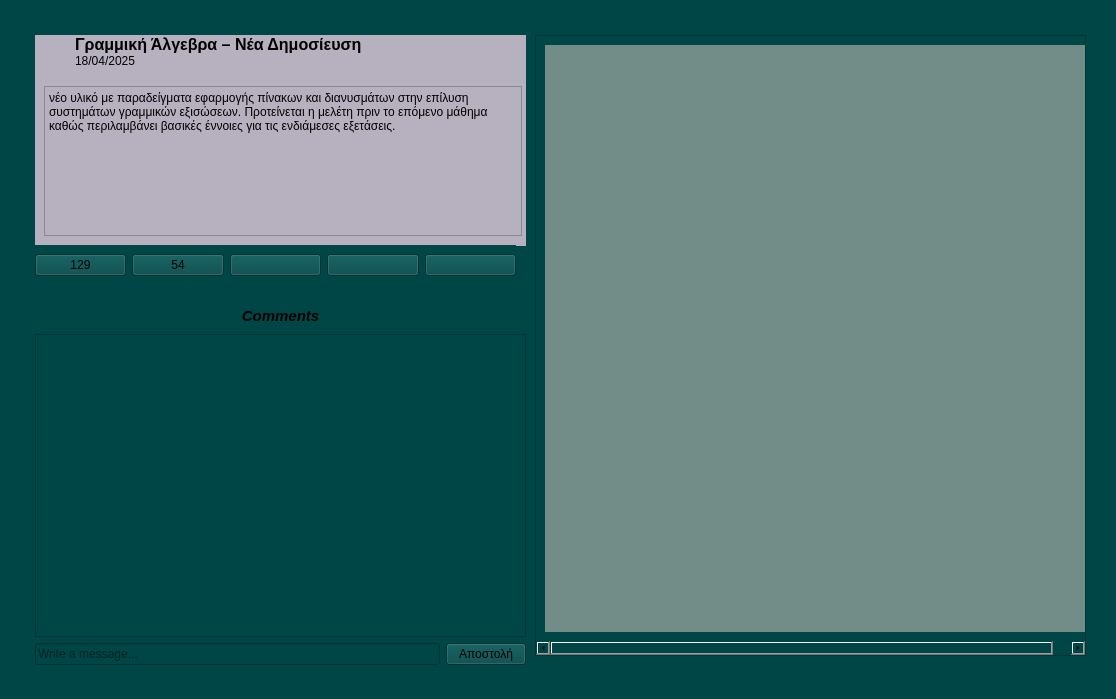
<?xml version="1.0" encoding="UTF-8"?>
<ui version="4.0">
 <class>MainWindow</class>
 <widget class="QMainWindow" name="MainWindow">
  <property name="geometry">
   <rect>
    <x>0</x>
    <y>0</y>
    <width>1116</width>
    <height>699</height>
   </rect>
  </property>
  <property name="windowTitle">
   <string>MainWindow</string>
  </property>
  <property name="styleSheet">
   <string notr="true">background-color: rgb(0, 70, 70);</string>
  </property>
  <widget class="QWidget" name="centralwidget">
   <layout class="QHBoxLayout" name="horizontalLayout">
    <property name="leftMargin">
     <number>25</number>
    </property>
    <property name="topMargin">
     <number>25</number>
    </property>
    <property name="rightMargin">
     <number>25</number>
    </property>
    <property name="bottomMargin">
     <number>25</number>
    </property>
    <item>
     <widget class="QWidget" name="widget" native="true">
      <widget class="QWidget" name="widget_4" native="true">
       <property name="geometry">
        <rect>
         <x>10</x>
         <y>10</y>
         <width>491</width>
         <height>211</height>
        </rect>
       </property>
       <property name="styleSheet">
        <string notr="true">background-color: rgb(183, 177, 191);</string>
       </property>
       <layout class="QVBoxLayout" name="verticalLayout_3">
        <property name="topMargin">
         <number>0</number>
        </property>
        <property name="bottomMargin">
         <number>5</number>
        </property>
        <item>
         <widget class="QWidget" name="widget_6" native="true">
          <layout class="QFormLayout" name="formLayout">
           <property name="topMargin">
            <number>0</number>
           </property>
           <item row="0" column="1">
            <widget class="QWidget" name="widget_43" native="true">
             <layout class="QVBoxLayout" name="verticalLayout_6">
              <property name="spacing">
               <number>0</number>
              </property>
              <property name="leftMargin">
               <number>0</number>
              </property>
              <property name="topMargin">
               <number>0</number>
              </property>
              <property name="rightMargin">
               <number>0</number>
              </property>
              <property name="bottomMargin">
               <number>0</number>
              </property>
              <item>
               <widget class="QLabel" name="post_title">
                <property name="maximumSize">
                 <size>
                  <width>16777215</width>
                  <height>51</height>
                 </size>
                </property>
                <property name="font">
                 <font>
                  <pointsize>12</pointsize>
                  <italic>false</italic>
                  <bold>true</bold>
                  <underline>false</underline>
                  <strikeout>false</strikeout>
                  <kerning>true</kerning>
                 </font>
                </property>
                <property name="text">
                 <string>Γραμμική Άλγεβρα – Νέα Δημοσίευση</string>
                </property>
                <property name="textFormat">
                 <enum>Qt::AutoText</enum>
                </property>
                <property name="scaledContents">
                 <bool>false</bool>
                </property>
                <property name="wordWrap">
                 <bool>false</bool>
                </property>
               </widget>
              </item>
              <item>
               <widget class="QLabel" name="post_date">
                <property name="maximumSize">
                 <size>
                  <width>16777215</width>
                  <height>34</height>
                 </size>
                </property>
                <property name="font">
                 <font>
                  <pointsize>9</pointsize>
                 </font>
                </property>
                <property name="text">
                 <string>18/04/2025</string>
                </property>
               </widget>
              </item>
             </layout>
            </widget>
           </item>
           <item row="0" column="0">
            <widget class="QWidget" name="widget_7" native="true">
             <layout class="QVBoxLayout" name="verticalLayout_4">
              <item>
               <widget class="QLabel" name="label_3">
                <property name="text">
                 <string/>
                </property>
                <property name="pixmap">
                 <pixmap>../24-design/Qss/icons/black/feather/align-left.png</pixmap>
                </property>
               </widget>
              </item>
             </layout>
            </widget>
           </item>
          </layout>
         </widget>
        </item>
        <item>
         <widget class="QWidget" name="widget_42" native="true">
          <property name="minimumSize">
           <size>
            <width>0</width>
            <height>0</height>
           </size>
          </property>
          <layout class="QVBoxLayout" name="verticalLayout_35">
           <property name="spacing">
            <number>0</number>
           </property>
           <property name="topMargin">
            <number>0</number>
           </property>
           <property name="rightMargin">
            <number>2</number>
           </property>
           <property name="bottomMargin">
            <number>0</number>
           </property>
           <item>
            <widget class="QWidget" name="widget_44" native="true">
             <layout class="QVBoxLayout" name="verticalLayout_36">
              <property name="spacing">
               <number>0</number>
              </property>
              <property name="leftMargin">
               <number>0</number>
              </property>
              <property name="topMargin">
               <number>0</number>
              </property>
              <property name="rightMargin">
               <number>2</number>
              </property>
              <property name="bottomMargin">
               <number>2</number>
              </property>
              <item>
               <widget class="QTextBrowser" name="post_text">
                <property name="maximumSize">
                 <size>
                  <width>16777215</width>
                  <height>150</height>
                 </size>
                </property>
                <property name="html">
                 <string>&lt;!DOCTYPE HTML PUBLIC &quot;-//W3C//DTD HTML 4.0//EN&quot; &quot;http://www.w3.org/TR/REC-html40/strict.dtd&quot;&gt;
&lt;html&gt;&lt;head&gt;&lt;meta name=&quot;qrichtext&quot; content=&quot;1&quot; /&gt;&lt;meta charset=&quot;utf-8&quot; /&gt;&lt;style type=&quot;text/css&quot;&gt;
p, li { white-space: pre-wrap; }
hr { height: 1px; border-width: 0; }
li.unchecked::marker { content: &quot;\2610&quot;; }
li.checked::marker { content: &quot;\2612&quot;; }
&lt;/style&gt;&lt;/head&gt;&lt;body style=&quot; font-family:'Sans Serif'; font-size:9pt; font-weight:400; font-style:normal;&quot;&gt;
&lt;p style=&quot; margin-top:0px; margin-bottom:0px; margin-left:0px; margin-right:0px; -qt-block-indent:0; text-indent:0px;&quot;&gt;&lt;span style=&quot; font-family:'MS Shell Dlg 2';&quot;&gt;νέο υλικό με παραδείγματα εφαρμογής πίνακων και διανυσμάτων στην επίλυση συστημάτων γραμμικών εξισώσεων. Προτείνεται η μελέτη πριν το επόμενο μάθημα καθώς περιλαμβάνει βασικές έννοιες για τις ενδιάμεσες εξετάσεις.&lt;/span&gt;&lt;/p&gt;&lt;/body&gt;&lt;/html&gt;</string>
                </property>
               </widget>
              </item>
             </layout>
            </widget>
           </item>
          </layout>
         </widget>
        </item>
       </layout>
      </widget>
      <widget class="QWidget" name="layoutWidget">
       <property name="geometry">
        <rect>
         <x>10</x>
         <y>220</y>
         <width>481</width>
         <height>41</height>
        </rect>
       </property>
       <layout class="QHBoxLayout" name="horizontalLayout_stats">
        <item>
         <widget class="QPushButton" name="likeButton">
          <property name="toolTip">
           <string>Like</string>
          </property>
          <property name="text">
           <string>129</string>
          </property>
          <property name="icon">
           <iconset resource="../Qss/icons/_icons.qrc">
            <normaloff>:/feather/icons/feather/thumbs-up.png</normaloff>:/feather/icons/feather/thumbs-up.png</iconset>
          </property>
         </widget>
        </item>
        <item>
         <widget class="QPushButton" name="commentButton">
          <property name="toolTip">
           <string>Comments</string>
          </property>
          <property name="text">
           <string>54</string>
          </property>
          <property name="icon">
           <iconset resource="../Qss/icons/_icons.qrc">
            <normaloff>:/font_awesome/regular/icons/font_awesome/regular/comment-dots.png</normaloff>:/font_awesome/regular/icons/font_awesome/regular/comment-dots.png</iconset>
          </property>
         </widget>
        </item>
        <item>
         <widget class="QPushButton" name="downloadButton">
          <property name="toolTip">
           <string>Download</string>
          </property>
          <property name="text">
           <string/>
          </property>
          <property name="icon">
           <iconset resource="../Qss/icons/_icons.qrc">
            <normaloff>:/feather/icons/feather/arrow-down-circle.png</normaloff>:/feather/icons/feather/arrow-down-circle.png</iconset>
          </property>
         </widget>
        </item>
        <item>
         <widget class="QPushButton" name="likeButton_2">
          <property name="toolTip">
           <string>Pin</string>
          </property>
          <property name="text">
           <string/>
          </property>
          <property name="icon">
           <iconset resource="../Qss/icons/_icons.qrc">
            <normaloff>:/feather/icons/feather/bookmark.png</normaloff>:/feather/icons/feather/bookmark.png</iconset>
          </property>
         </widget>
        </item>
        <item>
         <widget class="QPushButton" name="shareButton">
          <property name="toolTip">
           <string>Report</string>
          </property>
          <property name="text">
           <string/>
          </property>
          <property name="icon">
           <iconset resource="../Qss/icons/_icons.qrc">
            <normaloff>:/feather/icons/feather/flag.png</normaloff>:/feather/icons/feather/flag.png</iconset>
          </property>
         </widget>
        </item>
       </layout>
      </widget>
      <widget class="QWidget" name="widget_2" native="true">
       <property name="geometry">
        <rect>
         <x>10</x>
         <y>279</y>
         <width>491</width>
         <height>361</height>
        </rect>
       </property>
       <layout class="QVBoxLayout" name="verticalLayout">
        <item>
         <widget class="QLabel" name="label_8">
          <property name="minimumSize">
           <size>
            <width>0</width>
            <height>24</height>
           </size>
          </property>
          <property name="text">
           <string>&lt;html&gt;&lt;head/&gt;&lt;body&gt;&lt;p align=&quot;center&quot;&gt;&lt;span style=&quot; font-size:11pt; font-weight:700; font-style:italic;&quot;&gt;Comments&lt;/span&gt;&lt;/p&gt;&lt;/body&gt;&lt;/html&gt;</string>
          </property>
         </widget>
        </item>
        <item>
         <widget class="QTextBrowser" name="chatDisplay">
          <property name="html">
           <string>&lt;!DOCTYPE HTML PUBLIC &quot;-//W3C//DTD HTML 4.0//EN&quot; &quot;http://www.w3.org/TR/REC-html40/strict.dtd&quot;&gt;
&lt;html&gt;&lt;head&gt;&lt;meta name=&quot;qrichtext&quot; content=&quot;1&quot; /&gt;&lt;meta charset=&quot;utf-8&quot; /&gt;&lt;style type=&quot;text/css&quot;&gt;
p, li { white-space: pre-wrap; }
hr { height: 1px; border-width: 0; }
li.unchecked::marker { content: &quot;\2610&quot;; }
li.checked::marker { content: &quot;\2612&quot;; }
&lt;/style&gt;&lt;/head&gt;&lt;body style=&quot; font-family:'Sans Serif'; font-size:9pt; font-weight:400; font-style:normal;&quot;&gt;
&lt;p style=&quot;-qt-paragraph-type:empty; margin-top:0px; margin-bottom:0px; margin-left:0px; margin-right:0px; -qt-block-indent:0; text-indent:0px; font-family:'MS Shell Dlg 2'; font-size:7.8pt;&quot;&gt;&lt;br /&gt;&lt;/p&gt;
&lt;p style=&quot;-qt-paragraph-type:empty; margin-top:0px; margin-bottom:0px; margin-left:0px; margin-right:0px; -qt-block-indent:0; text-indent:0px; font-family:'MS Shell Dlg 2'; font-size:7.8pt;&quot;&gt;&lt;br /&gt;&lt;/p&gt;&lt;/body&gt;&lt;/html&gt;</string>
          </property>
         </widget>
        </item>
        <item>
         <layout class="QHBoxLayout" name="horizontalLayout_9">
          <item>
           <widget class="QLineEdit" name="chatInput">
            <property name="text">
             <string/>
            </property>
            <property name="placeholderText">
             <string>Write a message...</string>
            </property>
           </widget>
          </item>
          <item>
           <widget class="QPushButton" name="sendBut">
            <property name="text">
             <string>Αποστολή</string>
            </property>
           </widget>
          </item>
         </layout>
        </item>
       </layout>
      </widget>
      <widget class="QScrollArea" name="scrollArea">
       <property name="geometry">
        <rect>
         <x>510</x>
         <y>10</y>
         <width>551</width>
         <height>621</height>
        </rect>
       </property>
       <property name="widgetResizable">
        <bool>true</bool>
       </property>
       <widget class="QWidget" name="scrollAreaWidgetContents_3">
        <property name="geometry">
         <rect>
          <x>0</x>
          <y>0</y>
          <width>568</width>
          <height>605</height>
         </rect>
        </property>
        <layout class="QVBoxLayout" name="verticalLayout_2">
         <item>
          <widget class="QWidget" name="scrollAreaWidgetContents_4" native="true">
           <property name="minimumSize">
            <size>
             <width>550</width>
             <height>0</height>
            </size>
           </property>
           <property name="styleSheet">
            <string notr="true">background-color: rgb(114, 140, 135);</string>
           </property>
          </widget>
         </item>
        </layout>
       </widget>
      </widget>
     </widget>
    </item>
   </layout>
  </widget>
 </widget>
 <resources>
  <include location="../Qss/icons/_icons.qrc"/>
  <include location="../Qss/icons/_icons.qrc"/>
 </resources>
 <connections/>
</ui>
